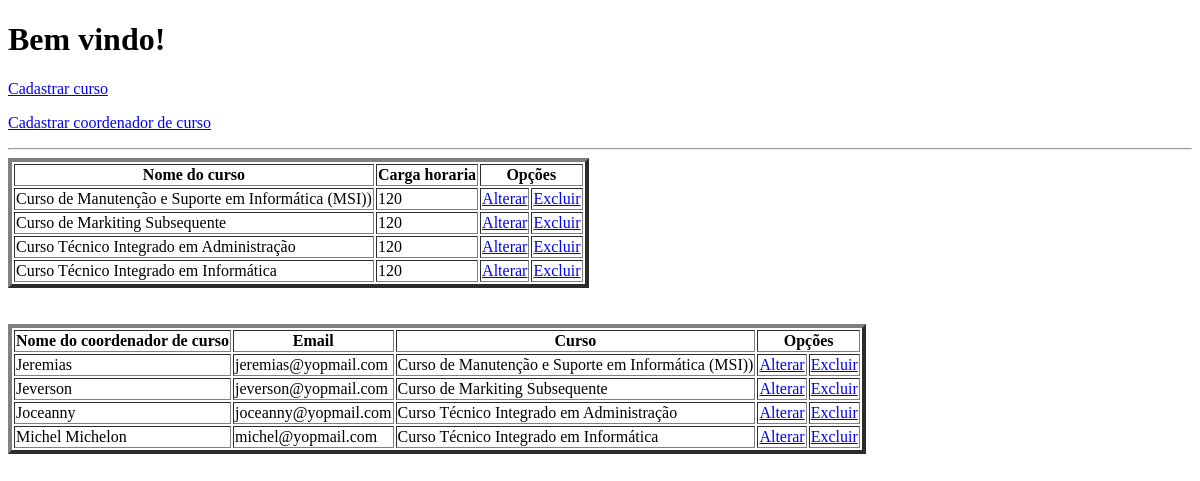
/inicialAdmin.php, run on an earlier commit of the app's database.
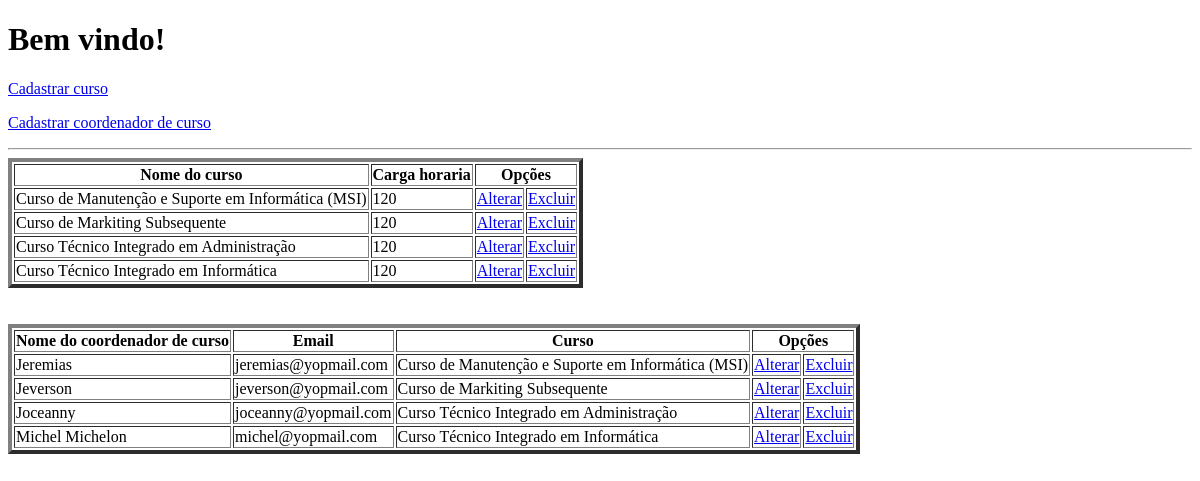
And on a later commit of the database.
### tables this page shows
CREATE TABLE IF NOT EXISTS `curso` (
  `id_curso` int NOT NULL AUTO_INCREMENT,
  `nome_curso` varchar(255) NOT NULL,
  `carga_horaria` int NOT NULL,
  PRIMARY KEY (`id_curso`)
);

CREATE TABLE IF NOT EXISTS `coordenador_curso` (
  `id_coordenador` int NOT NULL AUTO_INCREMENT,
  `nome` varchar(255) DEFAULT NULL,
  `email` varchar(255) DEFAULT NULL,
  `senha` varchar(255) DEFAULT NULL,
  `id_curso` int DEFAULT NULL,
  PRIMARY KEY (`id_coordenador`),
  KEY `fk_curso_coordenador` (`id_curso`)
);

### conecta.php (called while the page is built, shortened)
<?php
function excutarSQL($mysql, $sql)
{
    $resultado = mysqli_query($mysql, $sql);
    return $resultado;
}

### inicialAdmin.php (the view, shortened to what this page needs)
<?php
require_once "conecta.php";
$mysql = conectar();
?>
<!DOCTYPE html>
<html lang="pt-br">
<head>
</head>
<body>
    <main>
        <h1>Bem vindo!</h1>
        <p><a href="crudCurso/formcadcurso.html">Cadastrar curso</a></p>
        <p><a href="crudCoordenador/formcadCoordenador.php">Cadastrar coordenador de curso</a></p>
        <hr>
        <?php
        $sql = "SELECT * FROM curso ORDER BY nome_curso ASC";
        $resultado = excutarSQL($mysql, $sql);
        if ($mysql->error) {
            die("Falha ao listar" . $mysql->error);
        } else {
            echo '<table border=4;">
            <tr>
            <th>Nome do curso</th>
            <th>Carga horaria</th>
            <th colspan=3>Opções</th>
            </tr>';
            while ($dados = mysqli_fetch_assoc($resultado)) {
                echo '<tr>';
                echo '<td>' . $dados['nome_curso'] . '</td>';
                echo '<td>' . $dados['carga_horaria'] . '</td>';
                echo '<td> <a href="crudCurso/formeditCurso.php?id=' . $dados['id_curso'] . '"> Alterar</a> </td>';
                echo '<td> <a href="crudCurso/excluirCurso?id=' . $dados['id_curso'] . '"> Excluir </a> </td>';
                echo '</tr>';
            }
            echo '</table> <br><br>';
        }
        $sql2 = "SELECT cc.id_coordenador, cc.nome, cc.email, c.nome_curso FROM coordenador_curso cc
        INNER JOIN curso c
        ON cc.id_curso = c.id_curso
        ORDER BY cc.nome ASC
        ;";
        $resultado2 = excutarSQL($mysql, $sql2);
        if ($mysql->error) {
            die("Falha ao listar" . $mysql->error);
        } else {
            echo '<table border=4;">
            <tr>
            <th>Nome do coordenador de curso</th>
            <th>Email</th>
            <th>Curso</th>
            <th colspan=3>Opções</th>
            </tr>';
            while ($dados2 = mysqli_fetch_assoc($resultado2)) {
                echo '<tr>';
                echo '<td>' . $dados2['nome'] . '</td>';
                echo '<td>' . $dados2['email'] . '</td>';
                echo '<td>' . $dados2['nome_curso'] . '</td>';
                echo '<td> <a href="crudCoordenador/formeditCoordenador.php?id=' . $dados2['id_coordenador'] . '"> Alterar</a> </td>';
                echo '<td> <a href="crudCoordenador/excluirCoordenador?id=' . $dados2['id_coordenador'] . '"> Excluir </a> </td>';
                echo '</tr>';
            }
            echo '</table> <br><br>';
        }
        echo '</table> <br><br>';
        ?>
    </main>
</body>
</html>

What changed in the data, as far as the page shows it:
changed curso: nome_curso "Curso de Manutenção e Suporte em Informática (MSI))" → "Curso de Manutenção e Suporte em Informática (MSI)"
changed coordenador_curso "Jeremias": id_curso.nome_curso "Curso de Manutenção e Suporte em Informática (MSI))" → "Curso de Manutenção e Suporte em Informática (MSI)"
